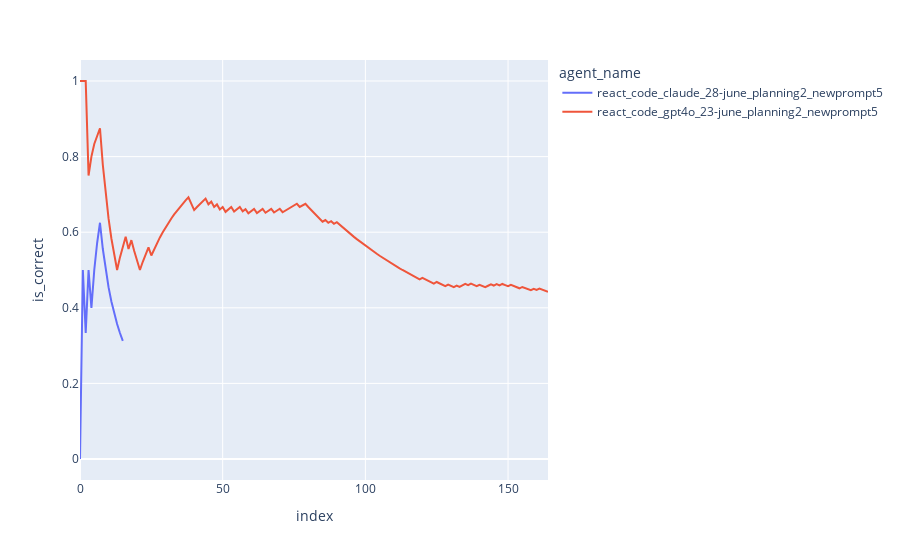

Notebook code for this chart:
### Code cell
import plotly.express as px

cumulative_df = (
    (
        sel_df.groupby("agent_name")[["is_correct", "is_near_correct"]]
        .expanding(min_periods=1, axis=0, method="single")
        .agg({"is_correct": "mean", "is_near_correct": "count"})
        .reset_index()
    )
    .copy()
    .rename(columns={"is_near_correct": "index"})
)
cumulative_df["index"] = cumulative_df["index"].astype(int) - 1


def find_question(row):
    try:
        res = sel_df.loc[sel_df["agent_name"] == row["agent_name"], "question"].iloc[
            row["index"]
        ][:50]
        return res
    except Exception as e:
        return ""


cumulative_df["question"] = cumulative_df.apply(find_question, axis=1)
# cumulative_df["question"] = [el[:50] for el in sel_df["question"].values]


# cumulative_df["is_correct"] = cumulative_df["is_correct"] * (165 - 68) / 165


px.line(
    cumulative_df,
    color="agent_name",
    x="index",
    y="is_correct",
    hover_data="question",
)

### Figure 1 — Plotly figure (JSON) as saved in the notebook; plotly's stock layout.template omitted (floating-point values rounded to 4 significant figures; data arrays with more than 128 entries replaced by an {"elided": "..."} marker saying what was removed)
{"data": [{"customdata": [["A paper about AI regulation that was originally su"], ["I’m researching species that became invasive after"], ["If we assume all articles published by Nature in 2"], ["In Unlambda, what exact charcter or text needs to "], ["If Eliud Kipchoge could maintain his record-making"], ["The attached spreadsheet shows the inventory for a"], ["How many studio albums were published by Mercedes "], ["The object in the British Museum's collection with"], ["Here's a fun riddle that I think you'll enjoy.\n\nYo"], ["What are the EC numbers of the two most commonly u"], ["In April of 1977, who was the Prime Minister of th"], ["Use density measures from the chemistry materials "], ["What was the volume in m^3 of the fish bag that wa"], ["In the video https://www.youtube.com/watch?v=L1vXC"], ["Of the authors (First M. Last) that worked on the "], ["In Series 9, Episode 11 of Doctor Who, the Doctor "]], "hovertemplate": "agent_name=react_code_claude_28-june_planning2_newprompt5<br>index=%{x}<br>is_correct=%{y}<br>question=%{customdata[0]}<extra></extra>", "legendgroup": "react_code_claude_28-june_planning2_newprompt5", "line": {"color": "#636efa", "dash": "solid"}, "marker": {"symbol": "circle"}, "mode": "lines", "name": "react_code_claude_28-june_planning2_newprompt5", "orientation": "v", "showlegend": true, "type": "scatter", "x": [0, 1, 2, 3, 4, 5, 6, 7, 8, 9, 10, 11, 12, 13, 14, 15], "xaxis": "x", "y": [0, 0.5, 0.3333, 0.5, 0.4, 0.5, 0.5714, 0.625, 0.5556, 0.5, 0.4545, 0.4167, 0.3846, 0.3571, 0.3333, 0.3125], "yaxis": "y"}, {"customdata": {"elided": "165x1 str values"}, "hovertemplate": "agent_name=react_code_gpt4o_23-june_planning2_newprompt5<br>index=%{x}<br>is_correct=%{y}<br>question=%{customdata[0]}<extra></extra>", "legendgroup": "react_code_gpt4o_23-june_planning2_newprompt5", "line": {"color": "#EF553B", "dash": "solid"}, "marker": {"symbol": "circle"}, "mode": "lines", "name": "react_code_gpt4o_23-june_planning2_newprompt5", "orientation": "v", "showlegend": true, "type": "scatter", "x": {"elided": "165 int values"}, "xaxis": "x", "y": {"elided": "165 float values"}, "yaxis": "y"}], "layout": {"legend": {"title": {"text": "agent_name"}, "tracegroupgap": 0}, "margin": {"t": 60}, "xaxis": {"anchor": "y", "domain": [0, 1], "title": {"text": "index"}}, "yaxis": {"anchor": "x", "domain": [0, 1], "title": {"text": "is_correct"}}}}
